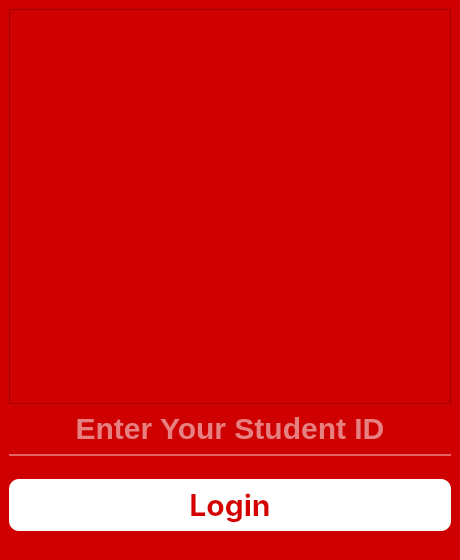
<?xml version="1.0" encoding="UTF-8"?>
<ui version="4.0">
 <class>MainWindow</class>
 <widget class="QMainWindow" name="MainWindow">
  <property name="geometry">
   <rect>
    <x>0</x>
    <y>0</y>
    <width>460</width>
    <height>560</height>
   </rect>
  </property>
  <property name="windowTitle">
   <string>MainWindow</string>
  </property>
  <property name="styleSheet">
   <string notr="true">background-color: rgb(206, 0, 0);</string>
  </property>
  <widget class="QWidget" name="centralwidget">
   <layout class="QVBoxLayout" name="verticalLayout">
    <item>
     <widget class="QFrame" name="frame">
      <property name="styleSheet">
       <string notr="true">image: url(:/newPrefix/Logo.png);</string>
      </property>
      <property name="frameShape">
       <enum>QFrame::StyledPanel</enum>
      </property>
      <property name="frameShadow">
       <enum>QFrame::Raised</enum>
      </property>
     </widget>
    </item>
    <item>
     <widget class="QLineEdit" name="student_id">
      <property name="styleSheet">
       <string notr="true">QLineEdit {
    background-color: rgba(0, 0, 0, 0);
    border: none;
    color: rgb(255, 255, 255);
    border-bottom: 2px solid rgba(255, 255, 255, 100);
    padding-bottom: 7px;
    font-size: 30px;
    font-family: &quot;Segoe UI&quot;;  /* or your custom font if installed */
    font-weight: bold;
    font-style: normal;
}

QLineEdit::placeholder {
    color: rgba(255, 255, 255, 150);
    font-size: 30px;             /* Instead of using 'font: 8pt ...' */
    font-family: &quot;Segoe UI&quot;;
    font-weight: normal;
}
</string>
      </property>
      <property name="cursorPosition">
       <number>0</number>
      </property>
      <property name="alignment">
       <set>Qt::AlignCenter</set>
      </property>
      <property name="dragEnabled">
       <bool>false</bool>
      </property>
      <property name="readOnly">
       <bool>false</bool>
      </property>
      <property name="placeholderText">
       <string>Enter Your Student ID</string>
      </property>
      <property name="cursorMoveStyle">
       <enum>Qt::LogicalMoveStyle</enum>
      </property>
     </widget>
    </item>
    <item>
     <spacer name="verticalSpacer_2">
      <property name="orientation">
       <enum>Qt::Vertical</enum>
      </property>
      <property name="sizeType">
       <enum>QSizePolicy::Fixed</enum>
      </property>
      <property name="sizeHint" stdset="0">
       <size>
        <width>17</width>
        <height>17</height>
       </size>
      </property>
     </spacer>
    </item>
    <item>
     <widget class="QPushButton" name="Login">
      <property name="font">
       <font>
        <family>SF Pro Display</family>
        <pointsize>-1</pointsize>
        <weight>75</weight>
        <italic>false</italic>
        <bold>true</bold>
       </font>
      </property>
      <property name="cursor">
       <cursorShape>PointingHandCursor</cursorShape>
      </property>
      <property name="styleSheet">
       <string notr="true">QPushButton{
	background-color: rgb(255, 255, 255);
	border-color: rgb(255, 255, 255);
	border-radius : 10px;
	color: rgb(214, 0, 0);
	font-size: 30px;
	padding:7px;
	font-family: &quot;SF Pro Display&quot;; 
	font-weight: bold; 
    font-style: normal;
}

QPushButton:hover {
    background-color: rgb(230, 230, 230); 
}

QPushButton:pressed {
    background-color: rgb(200, 200, 200); 
}</string>
      </property>
      <property name="text">
       <string>Login</string>
      </property>
     </widget>
    </item>
    <item>
     <spacer name="verticalSpacer_3">
      <property name="orientation">
       <enum>Qt::Vertical</enum>
      </property>
      <property name="sizeType">
       <enum>QSizePolicy::Fixed</enum>
      </property>
      <property name="sizeHint" stdset="0">
       <size>
        <width>20</width>
        <height>20</height>
       </size>
      </property>
     </spacer>
    </item>
   </layout>
   <zorder>frame</zorder>
   <zorder>Login</zorder>
   <zorder>verticalSpacer_2</zorder>
   <zorder>verticalSpacer_3</zorder>
   <zorder>student_id</zorder>
  </widget>
 </widget>
 <resources>
  <include location="resource.qrc"/>
 </resources>
 <connections/>
</ui>
